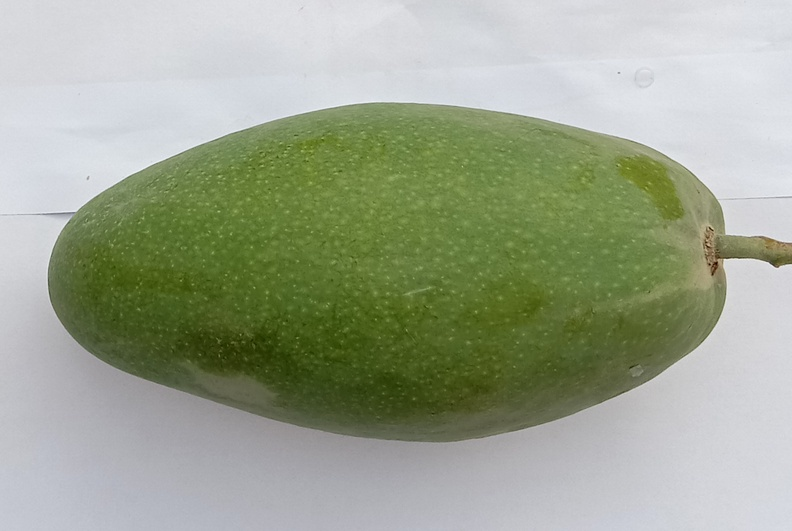
#> input picture additional/belum/IMG_20210629_182957.jpg, 792 x 531 px
$ python -i pglcm.py   (imports and definitions only)
#> lines starting #> are read from the running program, lines starting #| are printed output that depends on the picture
import numpy as np
import cv2 as cv

#---------------pre-processing------------------#
def pre_pro(dt_citra):
#> called with dt_citra = 'additional/belum/IMG_20210629_182957.jpg'
    img = cv.imread(dt_citra)
#> img is the input picture: shape (531, 792, 3); mean B, G, R 143.8, 165.3, 157.1
    # konversi ukuran citra
    pjg = 128
    lbr = 128
    resz = cv.resize(img,(pjg,lbr))
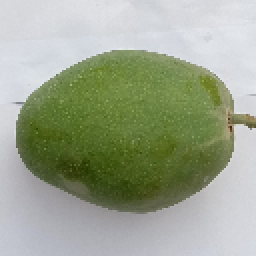
#> resz: shape (128, 128, 3) (shown 2 times larger); mean B, G, R 143.8, 165.2, 157.1
    # konversi citra ke grayscale
    gray = cv.cvtColor(resz, cv.COLOR_BGR2GRAY)
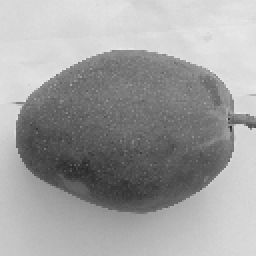
#> gray: shape (128, 128) (shown 2 times larger); min 42, max 234, mean 160.3
    return gray
    # Create kernel
    kernel = np.array([[0, -1, 0], [-1, 5, -1], [0, -1, 0]])
    # Sharpen image
    sharp = cv.filter2D(gray, -1, kernel)
    return sharp


# [199 lines left out: functions glcm, contrast, homogeneity, energy, entropy, correlation and 2 more, not called in this run]

>>> result = pre_pro('additional/belum/IMG_20210629_182957.jpg')

$ run again, on additional/belum/IMG_20210629_183009.jpg
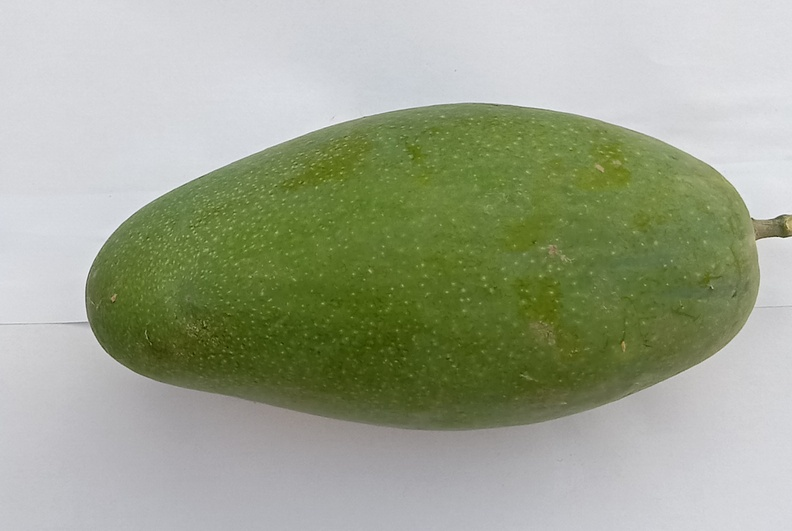
#> input picture additional/belum/IMG_20210629_183009.jpg, 792 x 531 px
#> in pre_pro, img is the input picture: shape (531, 792, 3); mean B, G, R 143.3, 165.6, 158.5
#> in pre_pro, `resz = cv.resize(img,(pjg,lbr))`:
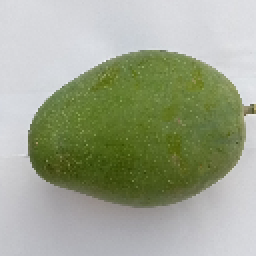
#> resz: shape (128, 128, 3) (shown 2 times larger); mean B, G, R 143.2, 165.5, 158.4
#> in pre_pro, `gray = cv.cvtColor(resz, cv.COLOR_BGR2GRAY)`:
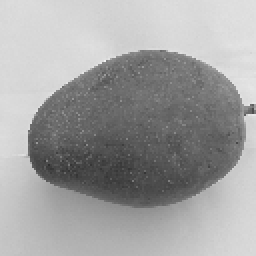
#> gray: shape (128, 128) (shown 2 times larger); min 46, max 241, mean 160.8

$ run again, on additional/belum/IMG_20210629_183203.jpg
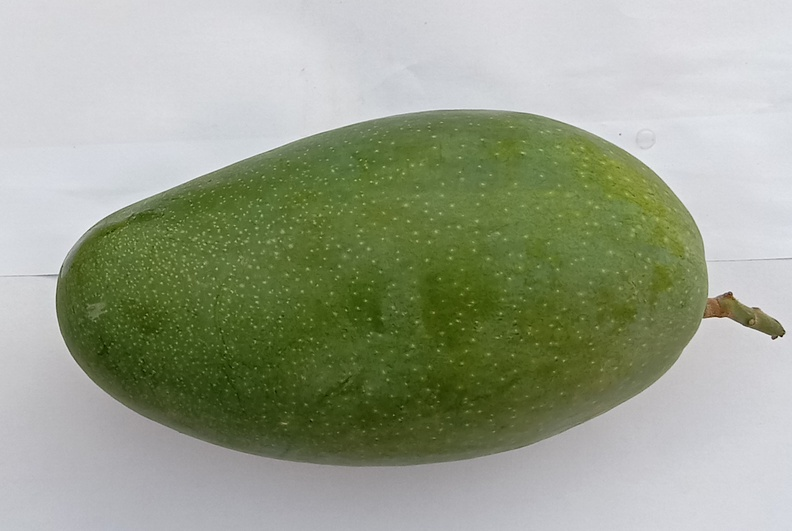
#> input picture additional/belum/IMG_20210629_183203.jpg, 792 x 531 px
#> in pre_pro, img is the input picture: shape (531, 792, 3); mean B, G, R 139.8, 160.9, 153.5
#> in pre_pro, `resz = cv.resize(img,(pjg,lbr))`:
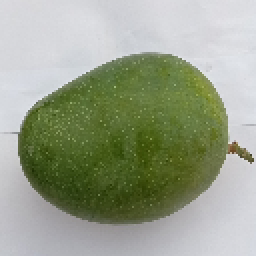
#> resz: shape (128, 128, 3) (shown 2 times larger); mean B, G, R 139.7, 160.8, 153.4
#> in pre_pro, `gray = cv.cvtColor(resz, cv.COLOR_BGR2GRAY)`:
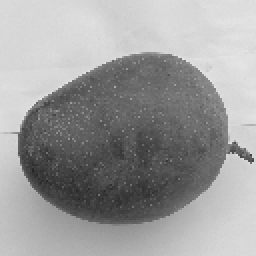
#> gray: shape (128, 128) (shown 2 times larger); min 35, max 230, mean 156.2
